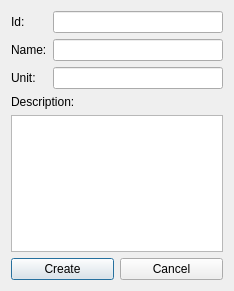
<?xml version="1.0" encoding="UTF-8"?>
<ui version="4.0">
 <class>AddFeatureDialog</class>
 <widget class="QDialog" name="AddFeatureDialog">
  <property name="geometry">
   <rect>
    <x>0</x>
    <y>0</y>
    <width>234</width>
    <height>291</height>
   </rect>
  </property>
  <property name="windowTitle">
   <string>Create Feature</string>
  </property>
  <layout class="QVBoxLayout" name="verticalLayout">
   <item>
    <layout class="QFormLayout" name="formLayout">
     <item row="0" column="0">
      <widget class="QLabel" name="label">
       <property name="text">
        <string>Id:</string>
       </property>
       <property name="buddy">
        <cstring>idEdit</cstring>
       </property>
      </widget>
     </item>
     <item row="0" column="1">
      <widget class="QLineEdit" name="idEdit"/>
     </item>
     <item row="1" column="0">
      <widget class="QLabel" name="label_2">
       <property name="text">
        <string>Name:</string>
       </property>
       <property name="buddy">
        <cstring>nameEdit</cstring>
       </property>
      </widget>
     </item>
     <item row="1" column="1">
      <widget class="QLineEdit" name="nameEdit"/>
     </item>
     <item row="2" column="0">
      <widget class="QLabel" name="label_3">
       <property name="text">
        <string>Unit:</string>
       </property>
       <property name="buddy">
        <cstring>unitEdit</cstring>
       </property>
      </widget>
     </item>
     <item row="2" column="1">
      <widget class="QLineEdit" name="unitEdit"/>
     </item>
    </layout>
   </item>
   <item>
    <widget class="QLabel" name="label_4">
     <property name="text">
      <string>Description:</string>
     </property>
     <property name="buddy">
      <cstring>desEdit</cstring>
     </property>
    </widget>
   </item>
   <item>
    <widget class="QPlainTextEdit" name="desEdit"/>
   </item>
   <item>
    <layout class="QHBoxLayout" name="horizontalLayout">
     <item>
      <widget class="QPushButton" name="createButton">
       <property name="text">
        <string>Create</string>
       </property>
       <property name="default">
        <bool>true</bool>
       </property>
      </widget>
     </item>
     <item>
      <widget class="QPushButton" name="pushButton_2">
       <property name="text">
        <string>Cancel</string>
       </property>
      </widget>
     </item>
    </layout>
   </item>
  </layout>
 </widget>
 <resources/>
 <connections>
  <connection>
   <sender>pushButton_2</sender>
   <signal>clicked()</signal>
   <receiver>AddFeatureDialog</receiver>
   <slot>reject()</slot>
   <hints>
    <hint type="sourcelabel">
     <x>255</x>
     <y>284</y>
    </hint>
    <hint type="destinationlabel">
     <x>326</x>
     <y>268</y>
    </hint>
   </hints>
  </connection>
 </connections>
</ui>
